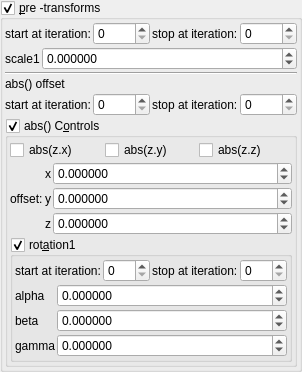
    <widget class="MyGroupBox" name="groupCheck_transf_function_enabledT_false">
     <property name="title">
      <string>&amp;pre -transforms</string>
     </property>
     <property name="checkable">
      <bool>true</bool>
     </property>
     <layout class="QVBoxLayout" name="verticalLayout_10" stretch="0,0,0,0,0,0">
      <property name="spacing">
       <number>2</number>
      </property>
      <property name="leftMargin">
       <number>2</number>
      </property>
      <property name="topMargin">
       <number>2</number>
      </property>
      <property name="rightMargin">
       <number>2</number>
      </property>
      <property name="bottomMargin">
       <number>2</number>
      </property>
      <item>
       <layout class="QHBoxLayout" name="horizontalLayout_6" stretch="0,1,0,1">
        <item>
         <widget class="QLabel" name="label_91">
          <property name="text">
           <string>start at iteration:</string>
          </property>
         </widget>
        </item>
        <item>
         <widget class="MySpinBox" name="spinboxInt_transf_start_iterations_T">
          <property name="sizePolicy">
           <sizepolicy hsizetype="Minimum" vsizetype="Maximum">
            <horstretch>0</horstretch>
            <verstretch>0</verstretch>
           </sizepolicy>
          </property>
          <property name="minimum">
           <number>0</number>
          </property>
          <property name="maximum">
           <number>999</number>
          </property>
          <property name="value">
           <number>0</number>
          </property>
         </widget>
        </item>
        <item>
         <widget class="QLabel" name="label_63">
          <property name="text">
           <string>stop at iteration:</string>
          </property>
         </widget>
        </item>
        <item>
         <widget class="MySpinBox" name="spinboxInt_transf_stop_iterations_T">
          <property name="sizePolicy">
           <sizepolicy hsizetype="Preferred" vsizetype="Maximum">
            <horstretch>0</horstretch>
            <verstretch>0</verstretch>
           </sizepolicy>
          </property>
          <property name="maximum">
           <number>999</number>
          </property>
         </widget>
        </item>
       </layout>
      </item>
      <item>
       <layout class="QHBoxLayout" name="horizontalLayout_25" stretch="0,1">
        <item>
         <widget class="QLabel" name="label_13">
          <property name="text">
           <string>scale1</string>
          </property>
         </widget>
        </item>
        <item>
         <widget class="MyDoubleSpinBox" name="spinbox_transf_scale_1">
          <property name="enabled">
           <bool>true</bool>
          </property>
          <property name="sizePolicy">
           <sizepolicy hsizetype="Minimum" vsizetype="Maximum">
            <horstretch>0</horstretch>
            <verstretch>0</verstretch>
           </sizepolicy>
          </property>
          <property name="acceptDrops">
           <bool>false</bool>
          </property>
          <property name="prefix">
           <string/>
          </property>
          <property name="suffix">
           <string/>
          </property>
          <property name="decimals">
           <number>6</number>
          </property>
          <property name="minimum">
           <double>-99.998999999999995</double>
          </property>
          <property name="maximum">
           <double>99.998999999999995</double>
          </property>
          <property name="singleStep">
           <double>0.100000000000000</double>
          </property>
         </widget>
        </item>
       </layout>
      </item>
      <item>
       <widget class="Line" name="line">
        <property name="orientation">
         <enum>Qt::Horizontal</enum>
        </property>
       </widget>
      </item>
      <item>
       <widget class="QLabel" name="label_122">
        <property name="text">
         <string>abs() offset</string>
        </property>
       </widget>
      </item>
      <item>
       <layout class="QHBoxLayout" name="horizontalLayout_9" stretch="0,1,0,1">
        <item>
         <widget class="QLabel" name="label_94">
          <property name="text">
           <string>start at iteration:</string>
          </property>
         </widget>
        </item>
        <item>
         <widget class="MySpinBox" name="spinboxInt_transf_start_iterations_M">
          <property name="sizePolicy">
           <sizepolicy hsizetype="Minimum" vsizetype="Maximum">
            <horstretch>0</horstretch>
            <verstretch>0</verstretch>
           </sizepolicy>
          </property>
          <property name="minimum">
           <number>0</number>
          </property>
          <property name="maximum">
           <number>999</number>
          </property>
          <property name="value">
           <number>0</number>
          </property>
         </widget>
        </item>
        <item>
         <widget class="QLabel" name="label_66">
          <property name="text">
           <string>stop at iteration:</string>
          </property>
         </widget>
        </item>
        <item>
         <widget class="MySpinBox" name="spinboxInt_transf_stop_iterations_M">
          <property name="sizePolicy">
           <sizepolicy hsizetype="Preferred" vsizetype="Maximum">
            <horstretch>0</horstretch>
            <verstretch>0</verstretch>
           </sizepolicy>
          </property>
          <property name="maximum">
           <number>999</number>
          </property>
         </widget>
        </item>
       </layout>
      </item>
      <item>
       <widget class="MyGroupBox" name="groupCheck_transf_function_enabledG_false">
        <property name="toolTip">
         <string/>
        </property>
        <property name="title">
         <string>abs() C&amp;ontrols</string>
        </property>
        <property name="checkable">
         <bool>true</bool>
        </property>
        <layout class="QVBoxLayout" name="verticalLayout_54">
         <property name="spacing">
          <number>2</number>
         </property>
         <property name="leftMargin">
          <number>2</number>
         </property>
         <property name="topMargin">
          <number>2</number>
         </property>
         <property name="rightMargin">
          <number>2</number>
         </property>
         <property name="bottomMargin">
          <number>2</number>
         </property>
         <item>
          <layout class="QHBoxLayout" name="horizontalLayout_27" stretch="0,0,0">
           <item>
            <widget class="MyCheckBox" name="checkBox_transf_function_enabledAx_false">
             <property name="text">
              <string notr="true">abs(z.x)</string>
             </property>
            </widget>
           </item>
           <item>
            <widget class="MyCheckBox" name="checkBox_transf_function_enabledAy_false">
             <property name="text">
              <string notr="true">abs(z.y)</string>
             </property>
            </widget>
           </item>
           <item>
            <widget class="MyCheckBox" name="checkBox_transf_function_enabledAz_false">
             <property name="text">
              <string notr="true">abs(z.z)</string>
             </property>
            </widget>
           </item>
          </layout>
         </item>
         <item>
          <layout class="QGridLayout" name="gridLayout_23" columnstretch="0,0,1">
           <property name="spacing">
            <number>2</number>
           </property>
           <item row="1" column="0">
            <widget class="QLabel" name="label_120">
             <property name="text">
              <string>offset:</string>
             </property>
            </widget>
           </item>
           <item row="0" column="1">
            <widget class="QLabel" name="label_121">
             <property name="sizePolicy">
              <sizepolicy hsizetype="Preferred" vsizetype="Preferred">
               <horstretch>0</horstretch>
               <verstretch>0</verstretch>
              </sizepolicy>
             </property>
             <property name="text">
              <string notr="true">x</string>
             </property>
             <property name="alignment">
              <set>Qt::AlignRight|Qt::AlignTrailing|Qt::AlignVCenter</set>
             </property>
            </widget>
           </item>
           <item row="2" column="2">
            <widget class="MyDoubleSpinBox" name="spinbox3_transf_offset_000_z">
             <property name="sizePolicy">
              <sizepolicy hsizetype="Minimum" vsizetype="Maximum">
               <horstretch>0</horstretch>
               <verstretch>0</verstretch>
              </sizepolicy>
             </property>
             <property name="prefix">
              <string/>
             </property>
             <property name="suffix">
              <string/>
             </property>
             <property name="decimals">
              <number>6</number>
             </property>
             <property name="minimum">
              <double>-99.989999999999995</double>
             </property>
             <property name="maximum">
              <double>99.989999999999995</double>
             </property>
             <property name="singleStep">
              <double>0.100000000000000</double>
             </property>
            </widget>
           </item>
           <item row="1" column="1">
            <widget class="QLabel" name="label_123">
             <property name="sizePolicy">
              <sizepolicy hsizetype="Preferred" vsizetype="Preferred">
               <horstretch>0</horstretch>
               <verstretch>0</verstretch>
              </sizepolicy>
             </property>
             <property name="text">
              <string notr="true">y</string>
             </property>
             <property name="alignment">
              <set>Qt::AlignRight|Qt::AlignTrailing|Qt::AlignVCenter</set>
             </property>
            </widget>
           </item>
           <item row="0" column="2">
            <widget class="MyDoubleSpinBox" name="spinbox3_transf_offset_000_x">
             <property name="sizePolicy">
              <sizepolicy hsizetype="Minimum" vsizetype="Maximum">
               <horstretch>0</horstretch>
               <verstretch>0</verstretch>
              </sizepolicy>
             </property>
             <property name="prefix">
              <string/>
             </property>
             <property name="suffix">
              <string/>
             </property>
             <property name="decimals">
              <number>6</number>
             </property>
             <property name="minimum">
              <double>-99.989999999999995</double>
             </property>
             <property name="maximum">
              <double>99.989999999999995</double>
             </property>
             <property name="singleStep">
              <double>0.100000000000000</double>
             </property>
            </widget>
           </item>
           <item row="1" column="2">
            <widget class="MyDoubleSpinBox" name="spinbox3_transf_offset_000_y">
             <property name="sizePolicy">
              <sizepolicy hsizetype="Minimum" vsizetype="Maximum">
               <horstretch>0</horstretch>
               <verstretch>0</verstretch>
              </sizepolicy>
             </property>
             <property name="prefix">
              <string/>
             </property>
             <property name="suffix">
              <string/>
             </property>
             <property name="decimals">
              <number>6</number>
             </property>
             <property name="minimum">
              <double>-99.989999999999995</double>
             </property>
             <property name="maximum">
              <double>99.989999999999995</double>
             </property>
             <property name="singleStep">
              <double>0.100000000000000</double>
             </property>
            </widget>
           </item>
           <item row="2" column="1">
            <widget class="QLabel" name="label_124">
             <property name="sizePolicy">
              <sizepolicy hsizetype="Preferred" vsizetype="Preferred">
               <horstretch>0</horstretch>
               <verstretch>0</verstretch>
              </sizepolicy>
             </property>
             <property name="text">
              <string notr="true">z</string>
             </property>
             <property name="alignment">
              <set>Qt::AlignRight|Qt::AlignTrailing|Qt::AlignVCenter</set>
             </property>
            </widget>
           </item>
          </layout>
         </item>
         <item>
          <widget class="MyGroupBox" name="groupCheck_transf_function_enabledR_false">
           <property name="title">
            <string>rot&amp;ation1</string>
           </property>
           <property name="checkable">
            <bool>true</bool>
           </property>
           <layout class="QVBoxLayout" name="verticalLayout_9" stretch="0,0">
            <property name="spacing">
             <number>2</number>
            </property>
            <property name="leftMargin">
             <number>2</number>
            </property>
            <property name="topMargin">
             <number>2</number>
            </property>
            <property name="rightMargin">
             <number>2</number>
            </property>
            <property name="bottomMargin">
             <number>2</number>
            </property>
            <item>
             <layout class="QHBoxLayout" name="horizontalLayout_5" stretch="0,1,0,1">
              <item>
               <widget class="QLabel" name="label_90">
                <property name="text">
                 <string>start at iteration:</string>
                </property>
               </widget>
              </item>
              <item>
               <widget class="MySpinBox" name="spinboxInt_transf_start_iterations_R">
                <property name="sizePolicy">
                 <sizepolicy hsizetype="Minimum" vsizetype="Maximum">
                  <horstretch>0</horstretch>
                  <verstretch>0</verstretch>
                 </sizepolicy>
                </property>
                <property name="minimum">
                 <number>0</number>
                </property>
                <property name="maximum">
                 <number>999</number>
                </property>
                <property name="value">
                 <number>0</number>
                </property>
               </widget>
              </item>
              <item>
               <widget class="QLabel" name="label_62">
                <property name="text">
                 <string>stop at iteration:</string>
                </property>
               </widget>
              </item>
              <item>
               <widget class="MySpinBox" name="spinboxInt_transf_stop_iterations_R">
                <property name="sizePolicy">
                 <sizepolicy hsizetype="Preferred" vsizetype="Maximum">
                  <horstretch>0</horstretch>
                  <verstretch>0</verstretch>
                 </sizepolicy>
                </property>
                <property name="maximum">
                 <number>999</number>
                </property>
               </widget>
              </item>
             </layout>
            </item>
            <item>
             <layout class="QGridLayout" name="gridLayout_28" columnstretch="0,1">
              <property name="spacing">
               <number>2</number>
              </property>
              <item row="1" column="0">
               <widget class="QLabel" name="label_58">
                <property name="text">
                 <string notr="true">beta</string>
                </property>
               </widget>
              </item>
              <item row="2" column="0">
               <widget class="QLabel" name="label_59">
                <property name="text">
                 <string notr="true">gamma</string>
                </property>
               </widget>
              </item>
              <item row="0" column="0">
               <widget class="QLabel" name="label_46">
                <property name="text">
                 <string notr="true">alpha</string>
                </property>
               </widget>
              </item>
              <item row="0" column="1">
               <widget class="MyDoubleSpinBox" name="spinboxd3_transf_rotation_x">
                <property name="sizePolicy">
                 <sizepolicy hsizetype="Minimum" vsizetype="Maximum">
                  <horstretch>0</horstretch>
                  <verstretch>0</verstretch>
                 </sizepolicy>
                </property>
                <property name="prefix">
                 <string/>
                </property>
                <property name="suffix">
                 <string/>
                </property>
                <property name="decimals">
                 <number>6</number>
                </property>
                <property name="minimum">
                 <double>-36000.000000000000000</double>
                </property>
                <property name="maximum">
                 <double>36000.000000000000000</double>
                </property>
                <property name="singleStep">
                 <double>1.000000000000000</double>
                </property>
               </widget>
              </item>
              <item row="1" column="1">
               <widget class="MyDoubleSpinBox" name="spinboxd3_transf_rotation_y">
                <property name="sizePolicy">
                 <sizepolicy hsizetype="Minimum" vsizetype="Maximum">
                  <horstretch>0</horstretch>
                  <verstretch>0</verstretch>
                 </sizepolicy>
                </property>
                <property name="prefix">
                 <string/>
                </property>
                <property name="suffix">
                 <string/>
                </property>
                <property name="decimals">
                 <number>6</number>
                </property>
                <property name="minimum">
                 <double>-36000.000000000000000</double>
                </property>
                <property name="maximum">
                 <double>36000.000000000000000</double>
                </property>
                <property name="singleStep">
                 <double>1.000000000000000</double>
                </property>
               </widget>
              </item>
              <item row="2" column="1">
               <widget class="MyDoubleSpinBox" name="spinboxd3_transf_rotation_z">
                <property name="sizePolicy">
                 <sizepolicy hsizetype="Minimum" vsizetype="Maximum">
                  <horstretch>0</horstretch>
                  <verstretch>0</verstretch>
                 </sizepolicy>
                </property>
                <property name="prefix">
                 <string/>
                </property>
                <property name="suffix">
                 <string/>
                </property>
                <property name="decimals">
                 <number>6</number>
                </property>
                <property name="minimum">
                 <double>-36000.000000000000000</double>
                </property>
                <property name="maximum">
                 <double>36000.000000000000000</double>
                </property>
                <property name="singleStep">
                 <double>1.000000000000000</double>
                </property>
               </widget>
              </item>
             </layout>
            </item>
           </layout>
          </widget>
         </item>
        </layout>
       </widget>
      </item>
     </layout>
    </widget>
